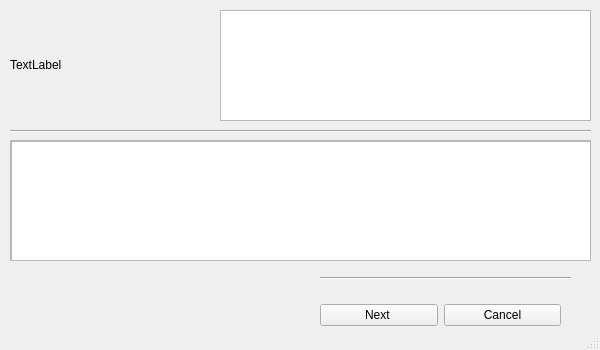
<?xml version="1.0" encoding="UTF-8"?>
<ui version="4.0">
 <class>MainWindow</class>
 <widget class="QMainWindow" name="MainWindow">
  <property name="geometry">
   <rect>
    <x>0</x>
    <y>0</y>
    <width>600</width>
    <height>350</height>
   </rect>
  </property>
  <property name="sizePolicy">
   <sizepolicy hsizetype="Fixed" vsizetype="Fixed">
    <horstretch>0</horstretch>
    <verstretch>0</verstretch>
   </sizepolicy>
  </property>
  <property name="minimumSize">
   <size>
    <width>600</width>
    <height>350</height>
   </size>
  </property>
  <property name="maximumSize">
   <size>
    <width>600</width>
    <height>350</height>
   </size>
  </property>
  <property name="windowTitle">
   <string>MainWindow</string>
  </property>
  <widget class="QWidget" name="centralwidget">
   <widget class="QScrollArea" name="scrollArea">
    <property name="geometry">
     <rect>
      <x>10</x>
      <y>140</y>
      <width>581</width>
      <height>121</height>
     </rect>
    </property>
    <property name="widgetResizable">
     <bool>true</bool>
    </property>
    <widget class="QWidget" name="scrollAreaWidgetContents_2">
     <property name="geometry">
      <rect>
       <x>0</x>
       <y>0</y>
       <width>579</width>
       <height>119</height>
      </rect>
     </property>
     <widget class="QTextEdit" name="textEdit">
      <property name="geometry">
       <rect>
        <x>0</x>
        <y>0</y>
        <width>581</width>
        <height>121</height>
       </rect>
      </property>
      <property name="font">
       <font>
        <pointsize>10</pointsize>
        <bold>true</bold>
       </font>
      </property>
      <property name="readOnly">
       <bool>true</bool>
      </property>
     </widget>
    </widget>
   </widget>
   <widget class="QWidget" name="horizontalLayoutWidget">
    <property name="geometry">
     <rect>
      <x>320</x>
      <y>300</y>
      <width>241</width>
      <height>31</height>
     </rect>
    </property>
    <layout class="QHBoxLayout" name="horizontalLayout">
     <item>
      <widget class="QPushButton" name="pushButton">
       <property name="text">
        <string>Next </string>
       </property>
      </widget>
     </item>
     <item>
      <widget class="QPushButton" name="pushButton_2">
       <property name="text">
        <string>Cancel</string>
       </property>
      </widget>
     </item>
    </layout>
   </widget>
   <widget class="Line" name="line">
    <property name="geometry">
     <rect>
      <x>10</x>
      <y>120</y>
      <width>581</width>
      <height>23</height>
     </rect>
    </property>
    <property name="orientation">
     <enum>Qt::Horizontal</enum>
    </property>
   </widget>
   <widget class="Line" name="line_2">
    <property name="geometry">
     <rect>
      <x>320</x>
      <y>270</y>
      <width>251</width>
      <height>16</height>
     </rect>
    </property>
    <property name="orientation">
     <enum>Qt::Horizontal</enum>
    </property>
   </widget>
   <widget class="QLabel" name="labelpic">
    <property name="geometry">
     <rect>
      <x>10</x>
      <y>10</y>
      <width>201</width>
      <height>109</height>
     </rect>
    </property>
    <property name="text">
     <string>TextLabel</string>
    </property>
   </widget>
   <widget class="QTextEdit" name="textEdit_2">
    <property name="geometry">
     <rect>
      <x>220</x>
      <y>10</y>
      <width>371</width>
      <height>111</height>
     </rect>
    </property>
    <property name="font">
     <font>
      <pointsize>13</pointsize>
      <bold>true</bold>
     </font>
    </property>
    <property name="readOnly">
     <bool>true</bool>
    </property>
    <property name="html">
     <string>&lt;!DOCTYPE HTML PUBLIC &quot;-//W3C//DTD HTML 4.0//EN&quot; &quot;http://www.w3.org/TR/REC-html40/strict.dtd&quot;&gt;
&lt;html&gt;&lt;head&gt;&lt;meta name=&quot;qrichtext&quot; content=&quot;1&quot; /&gt;&lt;meta charset=&quot;utf-8&quot; /&gt;&lt;style type=&quot;text/css&quot;&gt;
p, li { white-space: pre-wrap; }
hr { height: 1px; border-width: 0; }
&lt;/style&gt;&lt;/head&gt;&lt;body style=&quot; font-family:'Segoe UI'; font-size:13pt; font-weight:700; font-style:normal;&quot;&gt;
&lt;p style=&quot;-qt-paragraph-type:empty; margin-top:0px; margin-bottom:0px; margin-left:0px; margin-right:0px; -qt-block-indent:0; text-indent:0px; font-size:16pt;&quot;&gt;&lt;br /&gt;&lt;/p&gt;&lt;/body&gt;&lt;/html&gt;</string>
    </property>
   </widget>
  </widget>
  <widget class="QMenuBar" name="menubar">
   <property name="geometry">
    <rect>
     <x>0</x>
     <y>0</y>
     <width>600</width>
     <height>26</height>
    </rect>
   </property>
  </widget>
  <widget class="QStatusBar" name="statusbar"/>
 </widget>
 <resources/>
 <connections/>
</ui>
